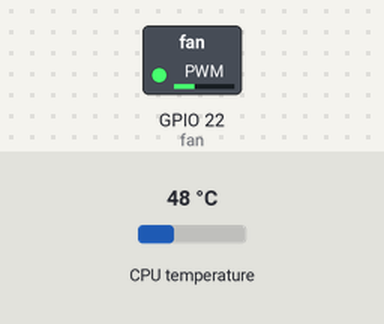
The program below on a simulated Raspberry Pi (BCM pin numbers). On the bench: switched loads named in the program (green lamp = pin HIGH). Inputs (shaded band) come from the test bench; at power-on: CPU temperature 48 °C.

Above: at 1.2 s.
1.3 s: CPU temperature set to 31 °C
At 2.7 s:
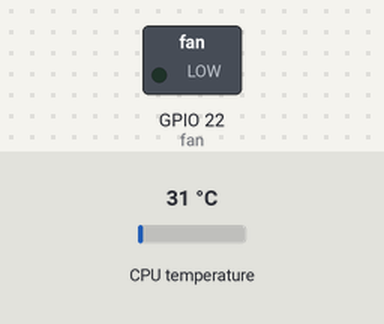
3.5 s: CPU temperature set to 41 °C
5.2 s: CPU temperature set to 44 °C
At 6.8 s:
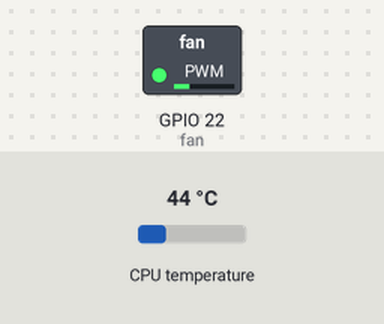
7.6 s: CPU temperature set to 58 °C
At 9.4 s:
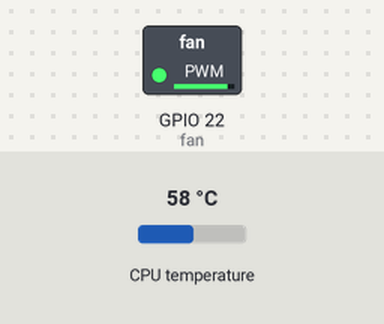
Timing chart, 0 to 10.6 s (numbered marks = the images above; inputs shaded):
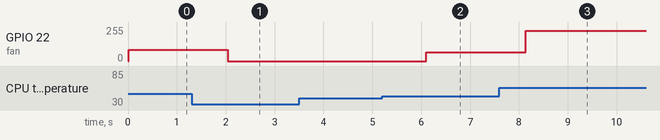

Measured:
- the behaviour switches between 42 and 43 °C on CPU temperature (found by bisection; images 1 and 2)
- after the input at 1.3 s, GPIO 22 (fan): 85/255 → 0/255 after 0.75 s
- after the input at 3.5 s, every drawn part: stays the same
- after the input at 5.2 s, GPIO 22 (fan): 0/255 → 64/255 after 0.91 s
- after the input at 7.6 s, GPIO 22 (fan): 64/255 → 227/255 after 0.54 s

The program:

pwmfan-0.1.0.py
```python
#!/bin/python3


from gpiozero import PWMLED
from time import sleep
from subprocess import PIPE, Popen
import subprocess

fan = PWMLED(22)
flag = 0
min = 42
coff = 0.5
dcmin = 0.25
max = 60

def get_cpu_temp():
    #tempFile = open( '/sys/class/thermal/thermal_zone0/temp' )
    #cpu_temp = tempFile.read()
    #tempFile.close()
    #return float(cpu_temp)/1000
    cpu_temp = subprocess.check_output( ["/opt/vc/bin/vcgencmd", "measure_temp"] )
    t = str(cpu_temp)[7:-5]
    return float(t)

while True:
    #print("\033c")
    cpu = get_cpu_temp()
    var = cpu - min
    var = var / (max-min)
    if cpu > min-coff and cpu < min and flag == 1:
        var = dcmin
    if cpu > min and var < dcmin and var > 0:
        var=dcmin
        flag =1
    if cpu < min-coff:
        var = 0
        flag = 0

    if var < 0:
        var = 0
    if var > 1:
        var = 1
    fan.value = var
    #print('CPU temp:  ' , str(get_cpu_temp())[:5], 'C')
    #print('Duty cycle:' , str((int)(var*100)),'%')

    sleep(1)
```
